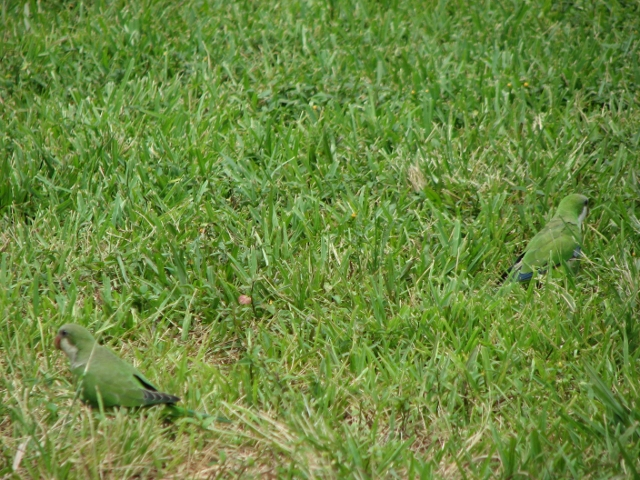
#> input picture gui/tkinter/rec_image.jpg, 640 x 480 px
$ python -i terrain_id_from_video.py   (imports and definitions only)   (Python 2 division)
#> lines starting #> are read from the running program, lines starting #| are printed output that depends on the picture
#> further down, picture is the input picture: PIL image 640x480 RGB; mean R, G, B 107.2, 136.6, 62.2
#!/usr/bin/env python

import os
from img_processing_tools import *
import Image, ImageDraw
import time
import sys
import cv, cv2
from PIL import ImageStat
import numpy as np


# [32 lines left out: functions grab_frame_from_video, classifiy_section, not called in this run]


def rgb2I3 (img):
	"""Convert RGB color space to I3 color space
	@param r: Red
	@param g: Green
	@param b: Blue
	return (I3) integer
	"""
	img_width, img_height = img.size
#> img_width = 640; img_height = 480
	#make a copy to return
	returnimage = Image.new("RGB", (img_width, img_height))
#> returnimage: PIL image 640x480 RGB; every value is 0
	imagearray = img.load()
	for y in range(0, img_height, 1):
		for x in range(0, img_width, 1):
			rgb = imagearray[x, y]
			i3 = ((2*rgb[1])-rgb[0]-rgb[2]) / 2
			#print rgb, i3
			returnimage.putpixel((x,y), (0,i3,0))
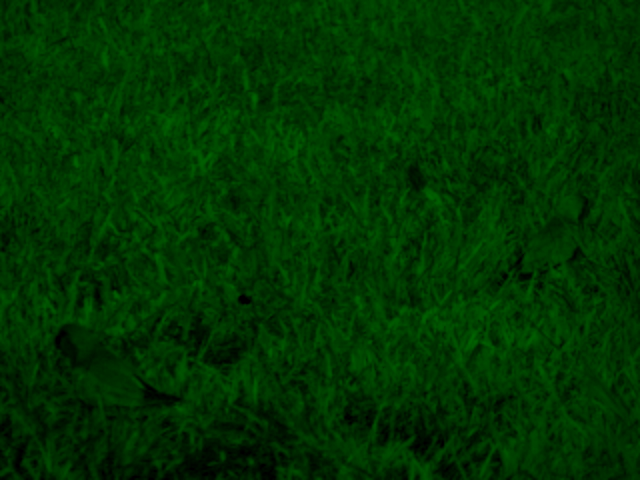
#> returnimage: PIL image 640x480 RGB; mean R, G, B 0, 51.7, 0
	return returnimage


# [48 lines left out: function subsection_image, not called in this run]

###########################################################

def direction_I3_sum(pil_img):
	pil_img = rgb2I3 (pil_img)
	center_size = .20

	#returns which direction based on sum of I3 total per side (L or R)
	img_width, img_height = pil_img.size
#> img_width = 640; img_height = 480
	left_box = (0, 0, img_width/2, img_height )
#> left_box = (0, 0, 320, 480)
	right_box = (img_width/2, 0, img_width, img_height )
#> right_box = (320, 0, 640, 480)
	center_box = (int( (img_width/2) - (img_width*(center_size/2))), 0, int( (img_width/2) + (img_width*(center_size/2))), img_height )
#> center_box = (256, 0, 384, 480)
	#print 'center_box'  , center_box
	#print "box1, box2, center_box ", box1, box2, center_box
	cropped_left_img = pil_img.crop(left_box)
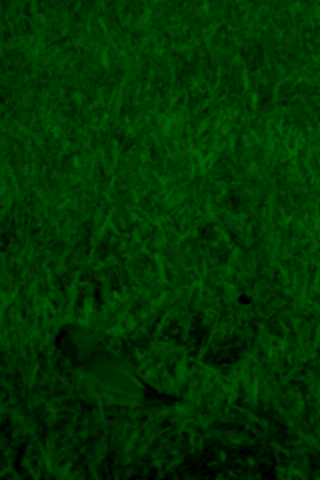
#> cropped_left_img: PIL image 320x480 RGB; mean R, G, B 0, 50.3, 0
	cropped_right_img = pil_img.crop(right_box)
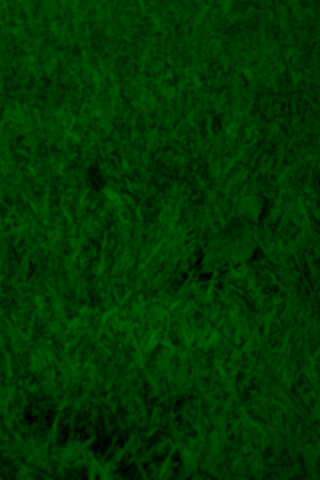
#> cropped_right_img: PIL image 320x480 RGB; mean R, G, B 0, 53, 0
	cropped_center_img = pil_img.crop(center_box)
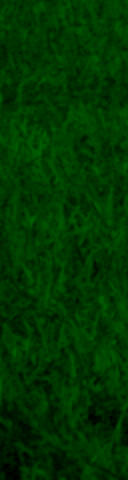
#> cropped_center_img: PIL image 128x480 RGB; mean R, G, B 0, 53.3, 0

	c_img_width, c_img_height = cropped_center_img.size
	center_left_box = (0, 0, c_img_width/2, c_img_height )
	center_right_box = (c_img_width/2, 0, c_img_width, c_img_height )

	l_center_img = cropped_center_img.crop(center_left_box)
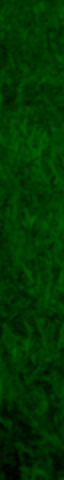
#> l_center_img: PIL image 64x480 RGB; mean R, G, B 0, 52.2, 0
	r_center_img = cropped_center_img.crop(center_right_box)
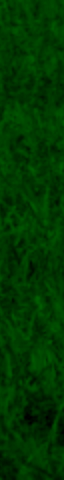
#> r_center_img: PIL image 64x480 RGB; mean R, G, B 0, 54.5, 0
	#print l_center_img, r_center_img , cropped_center_img
#> (the run stopped early here; a loop or call above may not have finished)

$ run again, on gui/tkinter/sonar.jpg
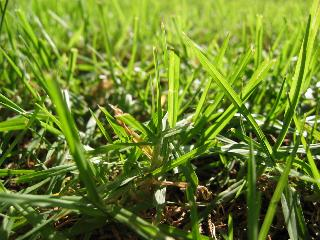
#> input picture gui/tkinter/sonar.jpg, 320 x 240 px
#> picture is the input picture: PIL image 320x240 RGB; mean R, G, B 107.1, 129.1, 42.8
#> after the loop in rgb2I3, `for y in range(0, img_height, 1):`:
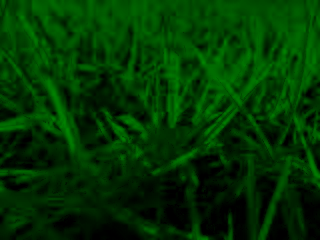
#> returnimage: PIL image 320x240 RGB; mean R, G, B 0, 54, 0
#> in direction_I3_sum, `r_center_img = cropped_center_img.crop(center_right_box)`:
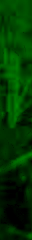
#> r_center_img: PIL image 32x240 RGB; mean R, G, B 0, 53.8, 0
